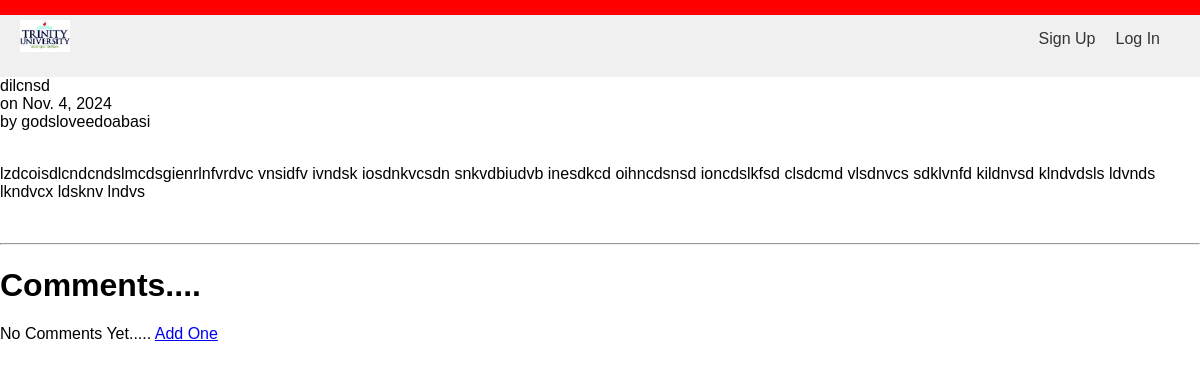
Page /41259275-fd0f-444a-8e85-a7c7ebb73056/ on the earlier database version.
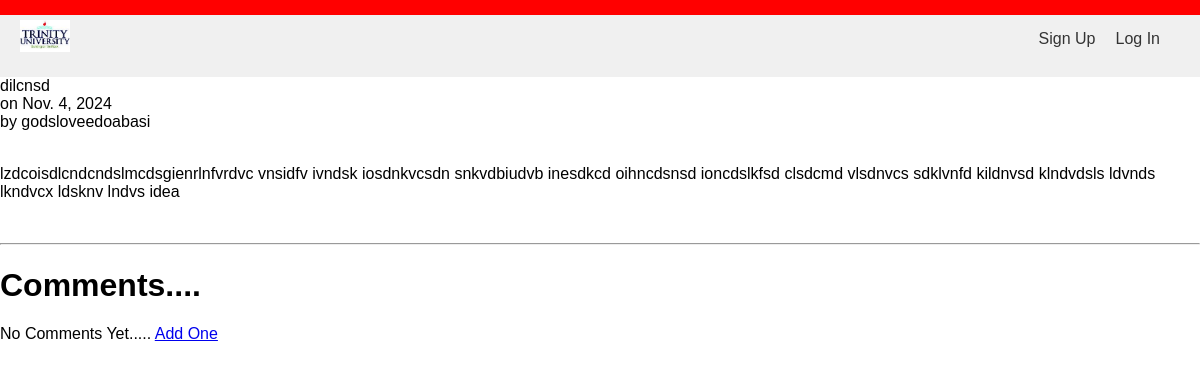
Same page on the later database version.
### blog/models.py (models this page shows, shortened)
class Post(models.Model):
    uuid = models.UUIDField(primary_key=True, default=uuid.uuid4, editable=False)
    title = models.CharField(max_length=200)
    body = RichTextUploadingField(null=True, blank=True)
    author = models.ForeignKey(get_user_model(), on_delete=models.CASCADE)
    date = models.DateField(auto_now_add=True)
    category = models.CharField(max_length=255, default='life')

### users/models.py (models this page shows)
class CustomUser(AbstractUser):
    first_name = models.CharField(max_length=50)
    last_name = models.CharField(max_length=50)

### blog/views.py (the view)
# urls.py: path('<uuid:pk>/', BlogDetailView.as_view(), name='readblogdetails'),
class BlogDetailView(DetailView):
    model = Post
    template_name = 'readblog_details.html'

### templates/readblog_details.html (shortened to what this page needs)
{% extends '_base.html' %}
{% block content %}
    {{ post.title }}
    <br>
    on {{ post.date}}
    <br>
    by {{ post.author }}
    <br><br>
    {{ post.body|safe}}
    <br>
    <hr>
    <h1>Comments....</h1>
    {% if post.comments.all %}
    <a href="{% url 'add_comment' post.pk %}">Add One</a>
    <br><br>
        {% for comment in post.comments.all %}
            <strong>
                {{ comment.name }}
                {{ comment.date }}
            </strong>
            <br>
            {{ comment.body  }}
            <br><br>
        {% endfor %}
    {% else %}
            No Comments Yet..... <a href="{% url 'add_comment' post.pk %}">Add One</a>
    {% endif %}
{% endblock content %}

Differences in the rows shown:
changed Post "dilcnsd": body "…ldvnds lkndvcx ldsknv lndvs" → "…ldvnds lkndvcx ldsknv lndvs idea"
